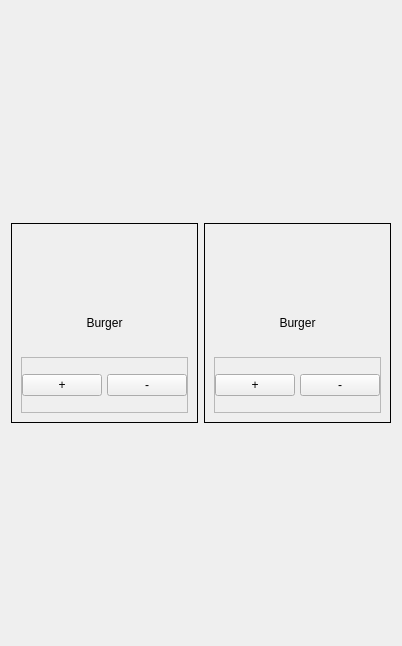
                          <widget class="QWidget" name="w_coldDrink">
                           <property name="geometry">
                            <rect>
                             <x>0</x>
                             <y>0</y>
                             <width>374</width>
                             <height>646</height>
                            </rect>
                           </property>
                           <layout class="QGridLayout" name="gridLayout_11">
                            <item row="0" column="0">
                             <widget class="QFrame" name="frame_22">
                              <property name="maximumSize">
                               <size>
                                <width>200</width>
                                <height>200</height>
                               </size>
                              </property>
                              <property name="frameShape">
                               <enum>QFrame::Box</enum>
                              </property>
                              <property name="frameShadow">
                               <enum>QFrame::Plain</enum>
                              </property>
                              <layout class="QVBoxLayout" name="verticalLayout_61">
                               <item>
                                <widget class="QLabel" name="label_23">
                                 <property name="maximumSize">
                                  <size>
                                   <width>200</width>
                                   <height>200</height>
                                  </size>
                                 </property>
                                 <property name="text">
                                  <string/>
                                 </property>
                                 <property name="pixmap">
                                  <pixmap>:/Tab/menu.png</pixmap>
                                 </property>
                                 <property name="scaledContents">
                                  <bool>true</bool>
                                 </property>
                                </widget>
                               </item>
                               <item>
                                <widget class="QLabel" name="label_24">
                                 <property name="text">
                                  <string>Burger</string>
                                 </property>
                                 <property name="alignment">
                                  <set>Qt::AlignCenter</set>
                                 </property>
                                </widget>
                               </item>
                               <item>
                                <widget class="QFrame" name="frame_23">
                                 <property name="maximumSize">
                                  <size>
                                   <width>200</width>
                                   <height>100</height>
                                  </size>
                                 </property>
                                 <property name="frameShape">
                                  <enum>QFrame::StyledPanel</enum>
                                 </property>
                                 <property name="frameShadow">
                                  <enum>QFrame::Raised</enum>
                                 </property>
                                 <layout class="QHBoxLayout" name="horizontalLayout_38">
                                  <property name="spacing">
                                   <number>5</number>
                                  </property>
                                  <property name="leftMargin">
                                   <number>0</number>
                                  </property>
                                  <property name="topMargin">
                                   <number>0</number>
                                  </property>
                                  <property name="rightMargin">
                                   <number>0</number>
                                  </property>
                                  <property name="bottomMargin">
                                   <number>0</number>
                                  </property>
                                  <item>
                                   <widget class="QPushButton" name="pushButton_46">
                                    <property name="text">
                                     <string>+</string>
                                    </property>
                                   </widget>
                                  </item>
                                  <item>
                                   <widget class="QPushButton" name="pushButton_47">
                                    <property name="text">
                                     <string>-</string>
                                    </property>
                                   </widget>
                                  </item>
                                 </layout>
                                </widget>
                               </item>
                              </layout>
                             </widget>
                            </item>
                            <item row="0" column="1">
                             <widget class="QFrame" name="frame_24">
                              <property name="maximumSize">
                               <size>
                                <width>200</width>
                                <height>200</height>
                               </size>
                              </property>
                              <property name="frameShape">
                               <enum>QFrame::Box</enum>
                              </property>
                              <property name="frameShadow">
                               <enum>QFrame::Plain</enum>
                              </property>
                              <layout class="QVBoxLayout" name="verticalLayout_62">
                               <item>
                                <widget class="QLabel" name="label_25">
                                 <property name="maximumSize">
                                  <size>
                                   <width>200</width>
                                   <height>200</height>
                                  </size>
                                 </property>
                                 <property name="text">
                                  <string/>
                                 </property>
                                 <property name="pixmap">
                                  <pixmap>:/Tab/menu.png</pixmap>
                                 </property>
                                 <property name="scaledContents">
                                  <bool>true</bool>
                                 </property>
                                </widget>
                               </item>
                               <item>
                                <widget class="QLabel" name="label_26">
                                 <property name="text">
                                  <string>Burger</string>
                                 </property>
                                 <property name="alignment">
                                  <set>Qt::AlignCenter</set>
                                 </property>
                                </widget>
                               </item>
                               <item>
                                <widget class="QFrame" name="frame_25">
                                 <property name="maximumSize">
                                  <size>
                                   <width>200</width>
                                   <height>100</height>
                                  </size>
                                 </property>
                                 <property name="frameShape">
                                  <enum>QFrame::StyledPanel</enum>
                                 </property>
                                 <property name="frameShadow">
                                  <enum>QFrame::Raised</enum>
                                 </property>
                                 <layout class="QHBoxLayout" name="horizontalLayout_39">
                                  <property name="spacing">
                                   <number>5</number>
                                  </property>
                                  <property name="leftMargin">
                                   <number>0</number>
                                  </property>
                                  <property name="topMargin">
                                   <number>0</number>
                                  </property>
                                  <property name="rightMargin">
                                   <number>0</number>
                                  </property>
                                  <property name="bottomMargin">
                                   <number>0</number>
                                  </property>
                                  <item>
                                   <widget class="QPushButton" name="pushButton_48">
                                    <property name="text">
                                     <string>+</string>
                                    </property>
                                   </widget>
                                  </item>
                                  <item>
                                   <widget class="QPushButton" name="pushButton_49">
                                    <property name="text">
                                     <string>-</string>
                                    </property>
                                   </widget>
                                  </item>
                                 </layout>
                                </widget>
                               </item>
                              </layout>
                             </widget>
                            </item>
                           </layout>
                          </widget>
